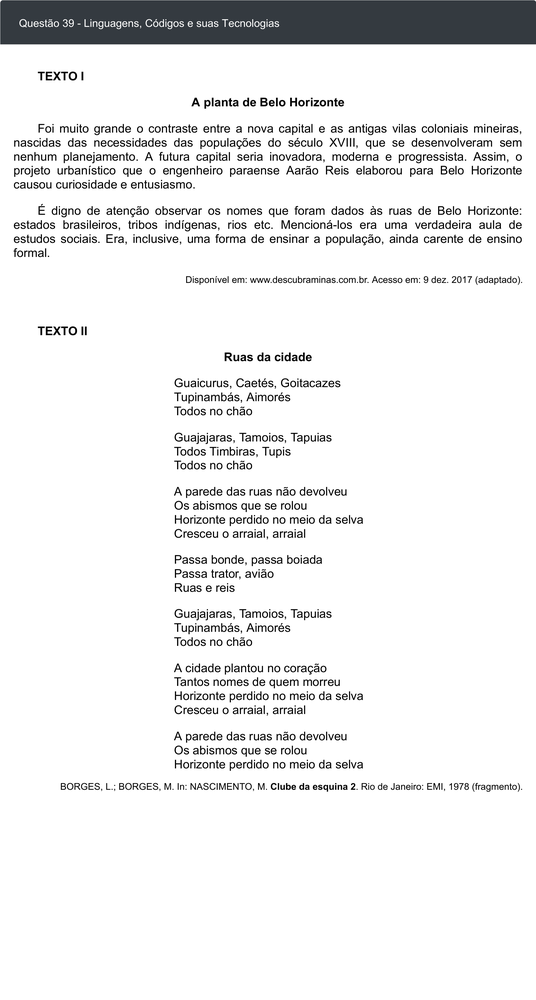
#> input picture 6Passo-tirar-borda/inteiras_separadas/pagina_enem_43.png, 536 x 1000 px, shrunk from 1753 x 3273 before the run; its folder holds 2 pictures in this run
$ python recorta-excessos.py
#> lines starting #> are read from the running program, lines starting #| are printed output that depends on the picture
"""
Propósito: recortar excessos inferiores das imagens usando a cor preta como referência
Autor: Alexandre Nassar de Peder
Criação: 03/06/2026

OBS: O código analisa de baixo para cima, identifica o ÚLTIMO pixel preto,
sobe 5 pixels e corta tudo abaixo
"""

from PIL import Image
import os
import shutil

def encontrar_ultimo_pixel_preto(imagem, cor_alvo=(0, 0, 0), tolerancia=30):
    """
    Encontra o ÚLTIMO pixel preto de baixo para cima
    Retorna a posição Y do último pixel preto encontrado
    """
    largura, altura = imagem.size
    pixels = imagem.load()

    print(f"Analisando imagem de baixo para cima...")
    print(f"Procurando pelo ÚLTIMO pixel preto (tolerância {tolerancia})")

    ultimo_y_preto = None
    ultimo_x_preto = None

    # Percorre de baixo para cima
    for y in range(altura - 1, -1, -1):
        encontrou_preto_na_linha = False

        # Verifica pixels ao longo da linha
        for x in range(0, largura, 1):  # Verifica todos os pixels
            try:
                pixel = pixels[x, y]
                if len(pixel) == 4:  # RGBA
                    r, g, b, a = pixel
                else:  # RGB
                    r, g, b = pixel[:3]

                # Verifica se é preto (próximo do 0)
                if (r < cor_alvo[0] + tolerancia and
                    g < cor_alvo[1] + tolerancia and
                    b < cor_alvo[2] + tolerancia):
                    encontrou_preto_na_linha = True
                    ultimo_y_preto = y
                    ultimo_x_preto = x
                    break  # Encontrou um pixel preto nesta linha
            except:
                pass

        # Se encontrou um pixel preto nesta linha, registra e continua subindo
        if encontrou_preto_na_linha:
            # Atualiza a posição do último pixel preto
            print(f"  Último pixel preto encontrado em: y={ultimo_y_preto}, x={ultimo_x_preto}")

            # Sobe 5 pixels a partir do pixel preto encontrado
            posicao_corte = ultimo_y_preto - 5
            if posicao_corte < 0:
                posicao_corte = 0

            # Verifica se a posição de corte é válida
            if posicao_corte > 50:  # Mínimo 50 pixels de altura
                print(f"  Cortando em y={posicao_corte} (5 pixels acima do último pixel preto)")
                return posicao_corte
            else:
                print(f"  Pixel preto encontrado muito perto do topo (y={ultimo_y_preto}), ignorando")
                return None

    print("  Nenhum pixel preto encontrado na imagem!")
    return None

# [85 lines left out: functions encontrar_linha_branca, encontrar_area_branca_inferior, not called in this run]

def processar_imagens(pasta_origem, pasta_destino):
    """
    Processa todas as imagens da pasta origem, recortando as que têm excessos inferiores
    """
#> called with pasta_origem = 'inteiras_separadas', pasta_destino = 'finalizadas'
    # Cria a pasta de destino se não existir
    os.makedirs(pasta_destino, exist_ok=True)

    # Lista todos os arquivos da pasta origem
    arquivos = [f for f in os.listdir(pasta_origem)
                if f.lower().endswith(('.png', '.jpg', '.jpeg', '.bmp', '.tiff'))]

    if not arquivos:
        print(f"Nenhum arquivo de imagem encontrado na pasta '{pasta_origem}'")
        return

    print(f"Encontrados {len(arquivos)} arquivos para processar")

    imagens_recortadas = 0
    imagens_copiadas = 0

    for arquivo in arquivos:
        caminho_origem = os.path.join(pasta_origem, arquivo)
        caminho_destino = os.path.join(pasta_destino, arquivo)

        try:
            # Abre a imagem
            with Image.open(caminho_origem) as imagem:
#> imagem is the input picture: PIL image 536x1000 RGB; mean R, G, B 236.6, 236.9, 237.1
                print(f"\n{'='*60}")
                print(f"Processando: {arquivo} ({imagem.width}x{imagem.height})")
#| Processando: pagina_enem_43.png (536x1000)
                print(f"{'='*60}")

                # Primeiro tenta encontrar o último pixel preto
                posicao_corte = encontrar_ultimo_pixel_preto(imagem)
#> posicao_corte = 785

                # Se não encontrou, tenta métodos alternativos
                if posicao_corte is None:
                    posicao_corte = encontrar_linha_branca(imagem)

                if posicao_corte is None:
                    posicao_corte = encontrar_area_branca_inferior(imagem)

                if posicao_corte is not None and posicao_corte > 0:
                    # Recorta a imagem
                    area_corte = (0, 0, imagem.width, posicao_corte)
#> area_corte = (0, 0, 536, 785)
                    imagem_recortada = imagem.crop(area_corte)
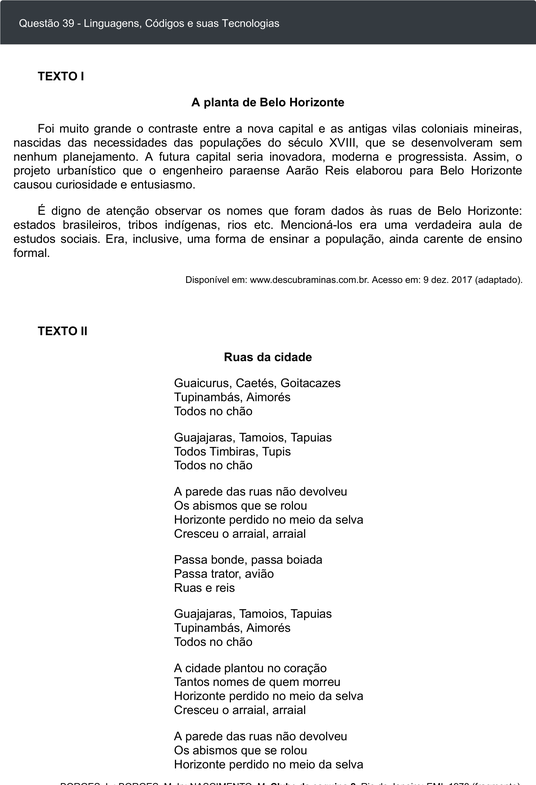
#> imagem_recortada: PIL image 536x785 RGB; mean R, G, B 232.1, 232.4, 232.7
                    imagem_recortada.save(caminho_destino)
                    print(f"✓ Imagem recortada: {imagem_recortada.width}x{imagem_recortada.height}")
#| ✓ Imagem recortada: 536x785
                    imagens_recortadas += 1
                else:
                    # Se não encontrou nada, copia a imagem original
                    shutil.copy2(caminho_origem, caminho_destino)
                    print(f"✓ Imagem mantida original (sem excesso detectado)")
                    imagens_copiadas += 1

        except Exception as e:
            print(f"✗ Erro ao processar {arquivo}: {e}")
            # Tenta copiar o arquivo mesmo com erro
            try:
                shutil.copy2(caminho_origem, caminho_destino)
                print(f"✓ Arquivo copiado mesmo com erro")
                imagens_copiadas += 1
            except:
                print(f"✗ Não foi possível copiar o arquivo")
#> pass 2 of the loop in processar_imagens, `for arquivo in arquivos:`:
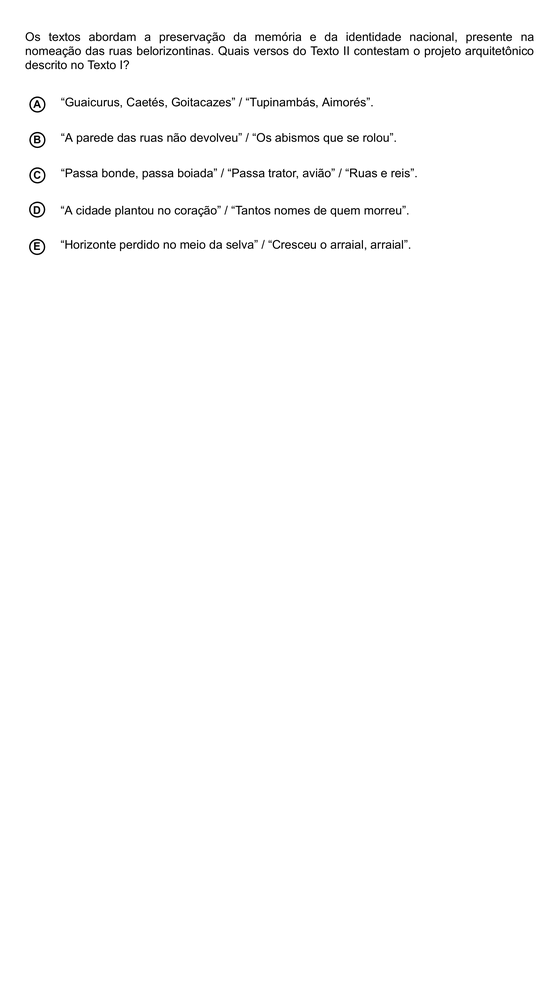
#> input picture 6Passo-tirar-borda/inteiras_separadas/pagina_enem_44.png, 536 x 1000 px, shrunk from 1753 x 3273 before the run
#> in processar_imagens, imagem is the input picture: PIL image 536x1000 RGB; min 0, max 255, mean 251.5
#| Processando: pagina_enem_44.png (536x1000)
#> in processar_imagens, `posicao_corte = encontrar_ultimo_pixel_preto(imagem)`: posicao_corte = 249
#> area_corte = (0, 0, 536, 249)
#> in processar_imagens, `imagem_recortada = imagem.crop(area_corte)`:
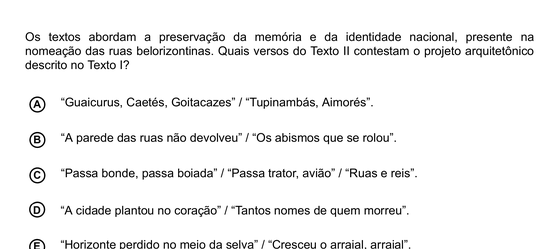
#> imagem_recortada: PIL image 536x249 RGB; min 0, max 255, mean 240.8
#| ✓ Imagem recortada: 536x249

    print(f"\n{'='*60}")
    print("RESUMO DO PROCESSAMENTO")
    print(f"{'='*60}")
    print(f"  - Imagens recortadas: {imagens_recortadas}")
    print(f"  - Imagens copiadas: {imagens_copiadas}")
    print(f"  - Total processado: {len(arquivos)}")

# [41 lines left out: function processar_imagem_individual, not called in this run]

# Função principal
if __name__ == "__main__":
    # Configurações
    pasta_origem = "inteiras_separadas"  # Pasta com as imagens a serem processadas
    pasta_destino = "finalizadas"  # Pasta onde serão salvas as imagens processadas

    print("="*60)
    print("RECORTANDO EXCESSOS INFERIORES DAS IMAGENS")
    print("="*60)
    print(f"Pasta origem: {pasta_origem}")
    print(f"Pasta destino: {pasta_destino}")
    print("\nCritérios:")
    print("  1. Procurar pelo ÚLTIMO pixel preto de baixo para cima")
    print("  2. Quando encontrar, subir 5 pixels")
    print("  3. Cortar tudo abaixo")
    print("  4. Se não encontrar pixels pretos, tentar métodos alternativos")
    print("="*60)

    # Verifica se a pasta origem existe
    if not os.path.exists(pasta_origem):
        print(f"\nErro: A pasta '{pasta_origem}' não existe!")
        print("Verifique o caminho e tente novamente.")
        exit(1)

    # Executa o processamento
    processar_imagens(pasta_origem, pasta_destino)

    print("\n" + "="*60)
    print("Processamento concluído!")
    print(f"Todas as imagens foram salvas em: {pasta_destino}")
    print("="*60)
